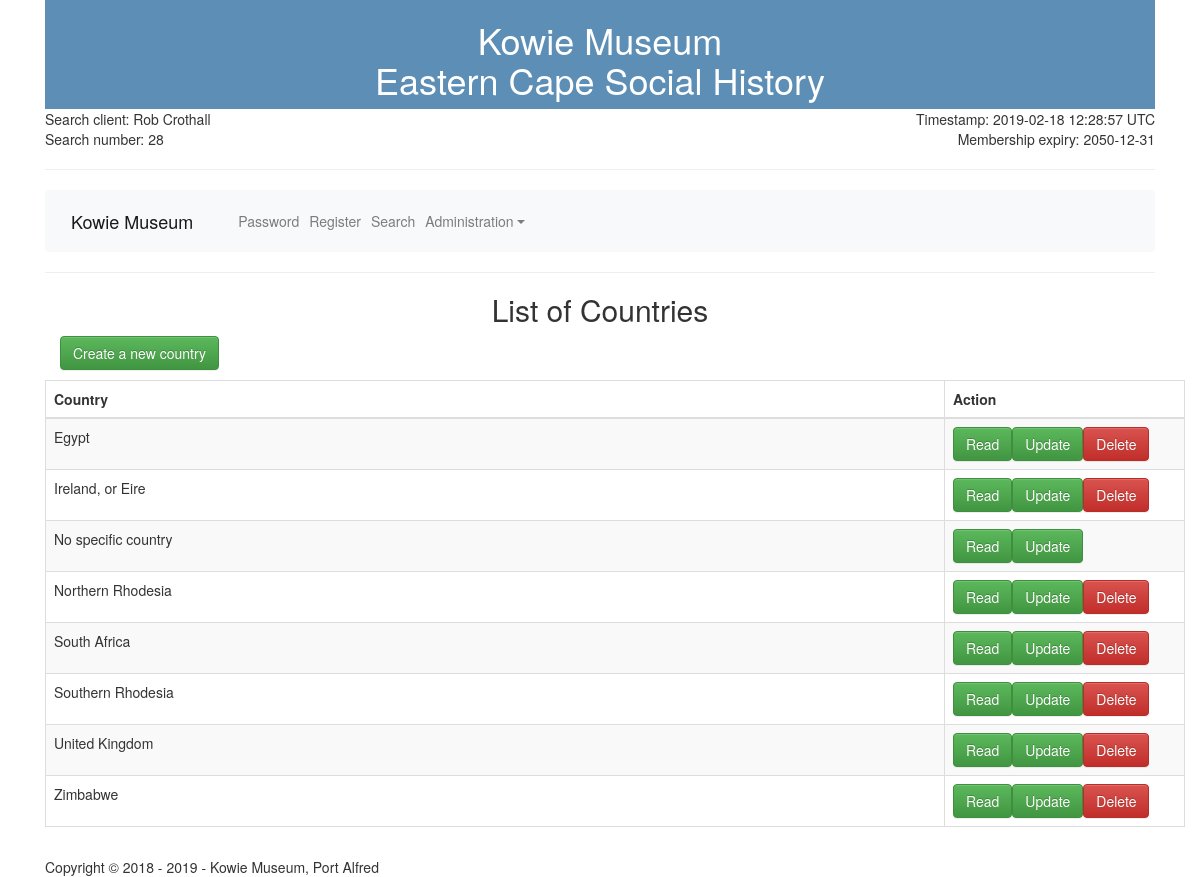
/ctl/country.php (signed in), run on the app's committed database.
### tables this page shows
CREATE TABLE `countries` (
  `id` int(8) NOT NULL AUTO_INCREMENT,
  `country` varchar(50) NOT NULL,
  `notes` text,
  `user_id` int(8) NOT NULL,
  `changed` timestamp NOT NULL DEFAULT CURRENT_TIMESTAMP,
  PRIMARY KEY (`id`),
  UNIQUE KEY `countries_idx` (`country`)
);

### view/country_form.php (the view)
<h2 align="center">List of Countries</h2>
    <div class="container">
        <p><a href="../ctl/country_create.php" class="btn btn-success">Create a new country</a></p>
        <div class="row">
            <table class="table table-striped table-bordered">
                <thead>
                    <tr>
                        <th>Country</th>
                        <th>Action</th>
                    </tr>
                </thead>
                <tbody>
                    <?php
                    $rows = query("SELECT * from countries order by country");
                    if (count($rows) > 0)
                    {
                        foreach ($rows as $row)
                        {
                            echo '<tr>';
                                echo '<td>' . $row['country'] . '</td>';
                                echo '<td style="width:240px">';
                                    echo '<a class="btn btn-success" href="../ctl/country_read.php?id=' . $row['id'] . '">Read</a>';
												if ($_SESSION["user_role"] == "STAFF" | $_SESSION["user_role"] == "ADMIN" ) {
                                    	echo '<a class="btn btn-success" href="../ctl/country_update.php?id=' . $row['id'] . '">Update</a>';
                                    	if ($row['id'] > 0) {
                                    	    echo '<a class="btn btn-danger" href="../ctl/country_delete.php?id=' . $row['id'] . '">Delete</a>';
                                    	}
                                    }
                                echo '</td>';
                            echo '</tr>';
                       }
                    }
                    ?>
                </tbody>
            </table>
        </div>
    </div>

### data on the page
countries: country "Egypt"
countries: country "Ireland, or Eire"
countries: country "No specific country"
countries: country "Northern Rhodesia"
countries: country "South Africa"
countries: country "Southern Rhodesia"
countries: country "United Kingdom"
countries: country "Zimbabwe"

### other printed values
CLIENT_NAME "Kowie Museum"
SYSTEM_NAME "Eastern Cape Social History"
$_SESSION["user_first_name"] "Rob"
$_SESSION["user_surname"] "Crothall"
$_SESSION["search_count"] "28"
$_SESSION["member_exp"] "2050-12-31"
